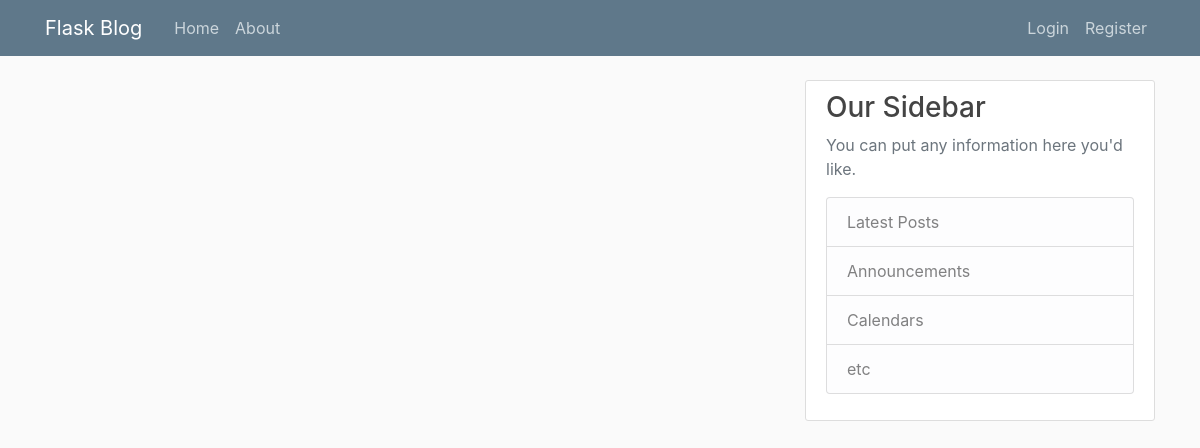
/home, run on an earlier commit of the app's database.
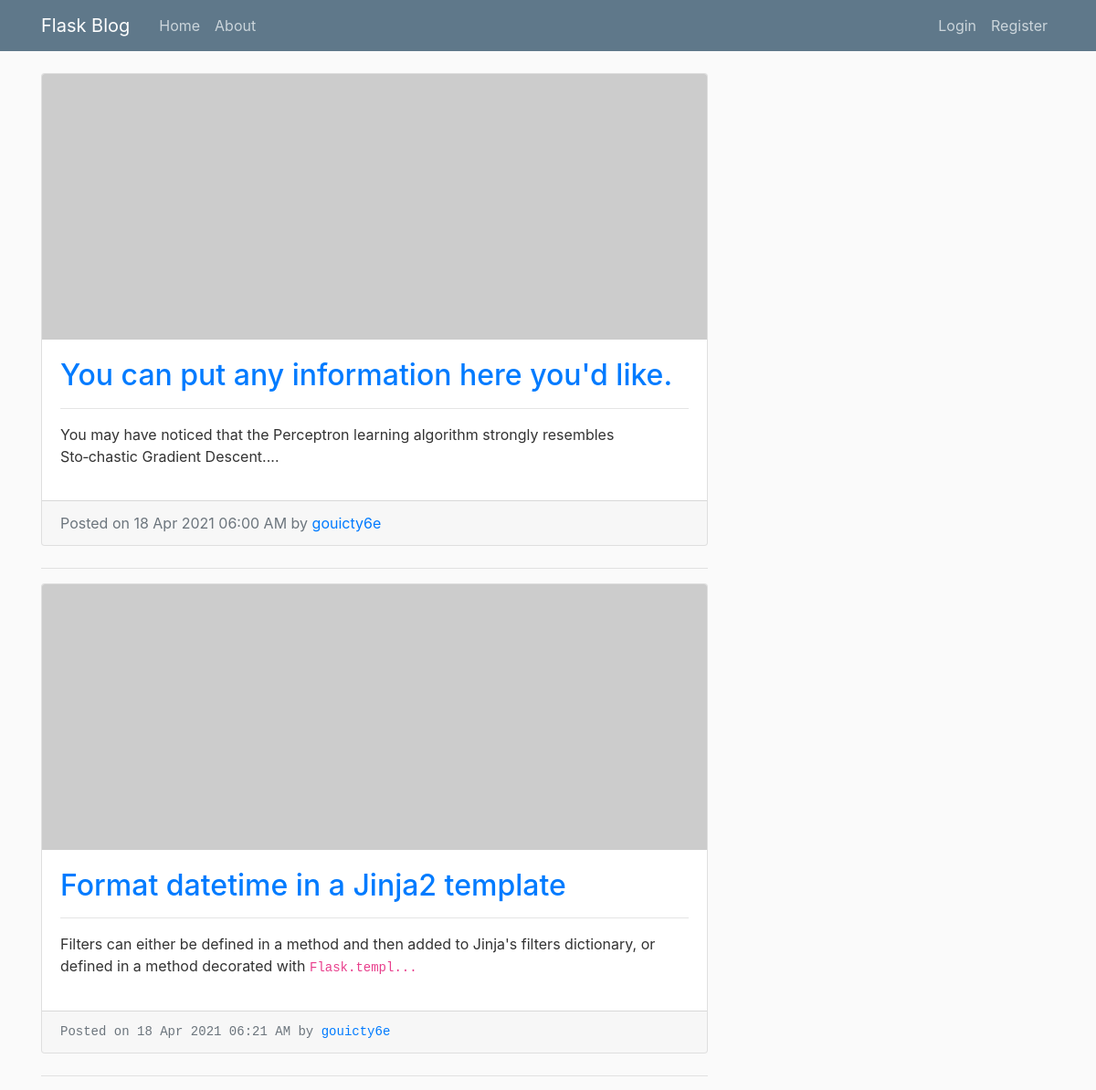
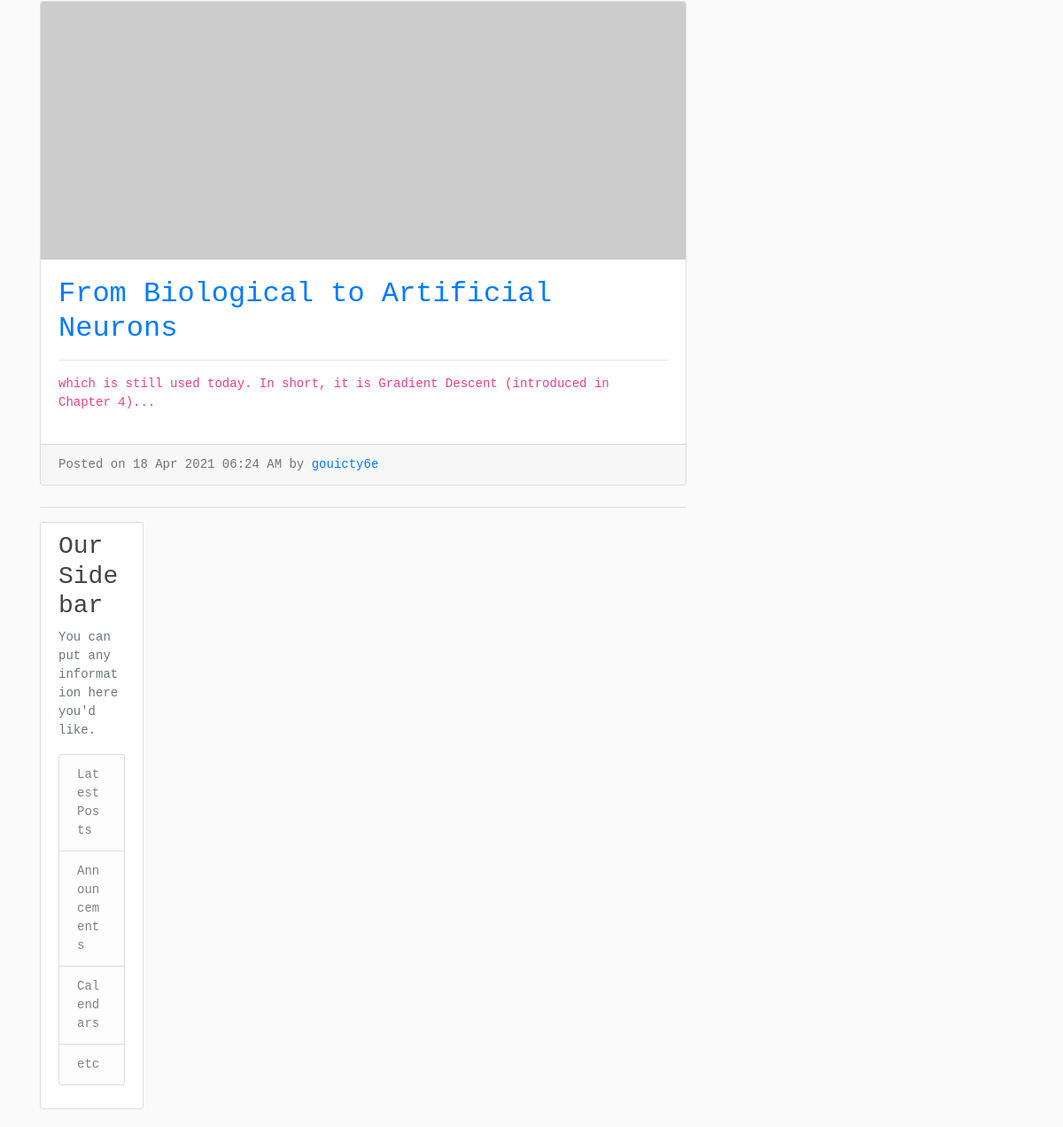
And on a later commit of the database (2 pictures, top to bottom).
### blog/models.py (models this page shows)
class Post(db.Model):
    id = db.Column(db.Integer, primary_key=True)
    title = db.Column(db.String(), nullable=False)
    slug = db.Column(db.String(), nullable=False)
    body = db.Column(db.Text, nullable=False)
    created_at = db.Column(db.DateTime, nullable=False, default=datetime.datetime.utcnow)
    updated_at = db.Column(db.DateTime, nullable=False, default=datetime.datetime.utcnow)
    author = db.Column(db.Integer, db.ForeignKey('user.username'), nullable=False)

### blog/routes.py (the view)
@app.route('/')
@app.route('/home')
def home():
    posts = Post.query.all()
    return render_template('index.html', posts=posts)

### blog/templates/index.html (shortened to what this page needs)
{% extends 'layout.html' %}
{% block content %}
    {% for post in posts %}
        <div class="card mb-4">
          <img class="card-img-top" src="http://placehold.it/750x300" alt="Card image cap">
          <div class="card-body">
            <h2 class="card-title"><a href="posts/details/{{ post.slug }}">{{ post.title }}</a></h2>
            <hr>
            <p class="card-text dont-break-out">{{ post.body[: 150] | safe }}...</p>
          </div>
          <div class="card-footer text-muted">
            Posted on {{ post.updated_at.strftime('%d %b %Y %I:%M %p') }} by
            <a href="user/{{ post.author }}">{{ post.author }}</a>
          </div>
        </div>
        <hr>
    {% endfor %}
{% endblock %}

### blog/templates/layout.html (shortened to what this page needs)
<!doctype html>
<html lang="en">
  <head>
    <link rel="stylesheet" href="https://stackpath.bootstrapcdn.com/bootstrap/4.3.1/css/bootstrap.min.css">
    <link rel=stylesheet type=text/css href="{{ url_for('static', filename='main.css') }}">
  </head>
  <body>
    <header class="site-header">
      <nav class="navbar navbar-expand-md navbar-dark bg-steel fixed-top">
        <div class="container">
          <a class="navbar-brand mr-4" href="/">Flask Blog</a>
          <div class="collapse navbar-collapse" id="navbarToggle">
            <div class="navbar-nav mr-auto">
              <a class="nav-item nav-link" href="/">Home</a>
              <a class="nav-item nav-link" href="/about">About</a>
            </div>
            {% if current_user.is_authenticated %}
                <a href="{{ url_for('create') }}" type="button" class="btn btn-outline-light mx-2">Create Post</a>
                <a href="{{ url_for('logout') }}" type="button" class="btn btn-outline-danger mx-2">Logout</a>
            {% else %}
                <div class="navbar-nav">
                  <a class="nav-item nav-link" href="/login">Login</a>
                  <a class="nav-item nav-link" href="/register">Register</a>
                </div>
            {% endif %}
          </div>
        </div>
      </nav>
    </header>
    <main role="main" class="container">
      <div class="row">
        <div class="col-md-8">
          {% block content %}{% endblock %}
        </div>
        <div class="col-md-4">
          <div class="content-section">
            <h3>Our Sidebar</h3>
            <p class='text-muted'>You can put any information here you'd like.
              <ul class="list-group">
                <li class="list-group-item list-group-item-light">Latest Posts</li>
                <li class="list-group-item list-group-item-light">Announcements</li>
                <li class="list-group-item list-group-item-light">Calendars</li>
                <li class="list-group-item list-group-item-light">etc</li>
              </ul>
            </p>
          </div>
        </div>
      </div>
    </main>
  </body>
</html>

### blog/static/main.css (style rules this page uses)
body { background: #fafafa; color: #333333; margin-top: 5rem; }
h1, h2, h3, h4, h5, h6 { color: #444444; }
.bg-steel { background-color: #5f788a; }
.site-header .navbar-nav .nav-link { color: #cbd5db; }
.content-section { background: #ffffff; padding: 10px 20px; border: 1px solid #dddddd; border-radius: 3px; margin-bottom: 20px; }

What changed in the data, as far as the page shows it:
added Post: title "You can put any information here you'd like.", body "You may have noticed that the Perceptron learning algorithm strongly resembles Sto‐ chastic Gradient Descent.", updated_at "18 Apr 2021 06:00 AM", author "gouicty6e"
added Post: title "Format datetime in a Jinja2 template", body "Filters can either be defined in a method and then added to Jinja's filters dictionary, or defined in a method decorated with Flask.templ", updated_at "18 Apr 2021 06:21 AM", author "gouicty6e"
added Post: title "From Biological to Artificial Neurons", body "which is still used today. In short, it is Gradient Descent (introduced in Chapter 4 )", updated_at "18 Apr 2021 06:24 AM", author "gouicty6e"
